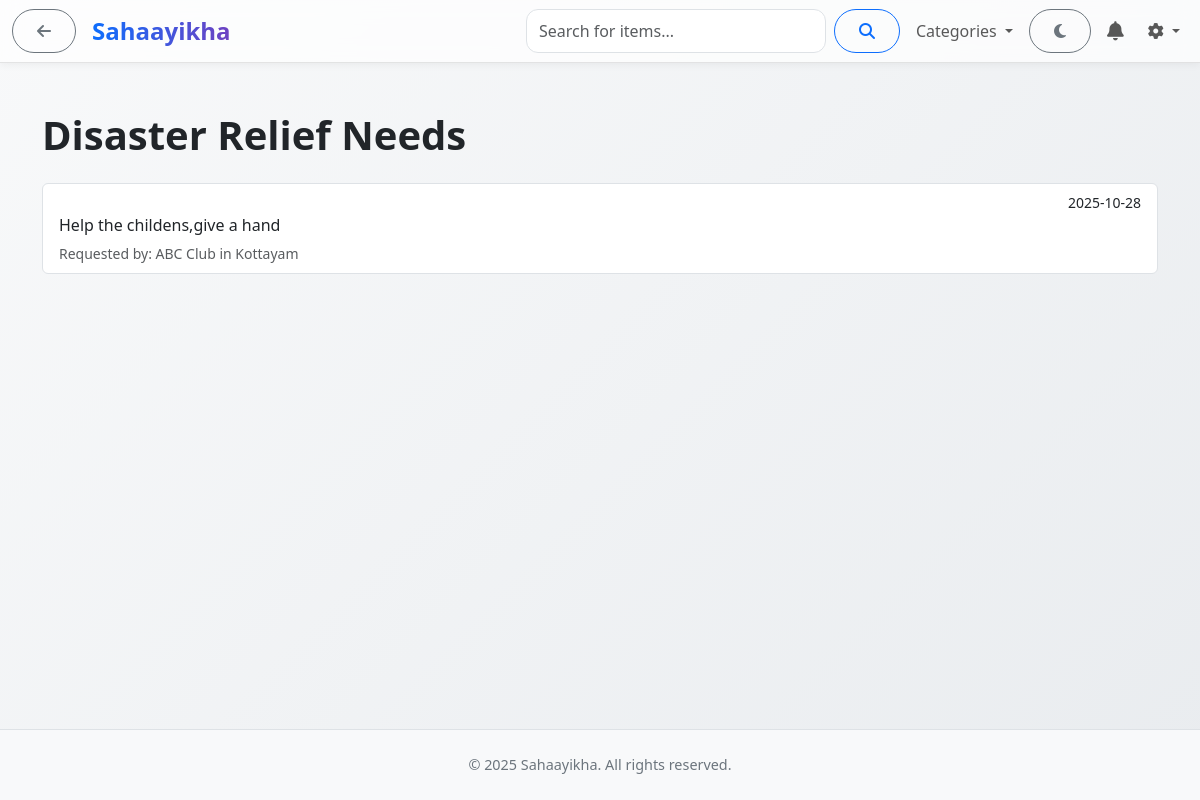
The app's page /disaster-relief (signed in), older data.
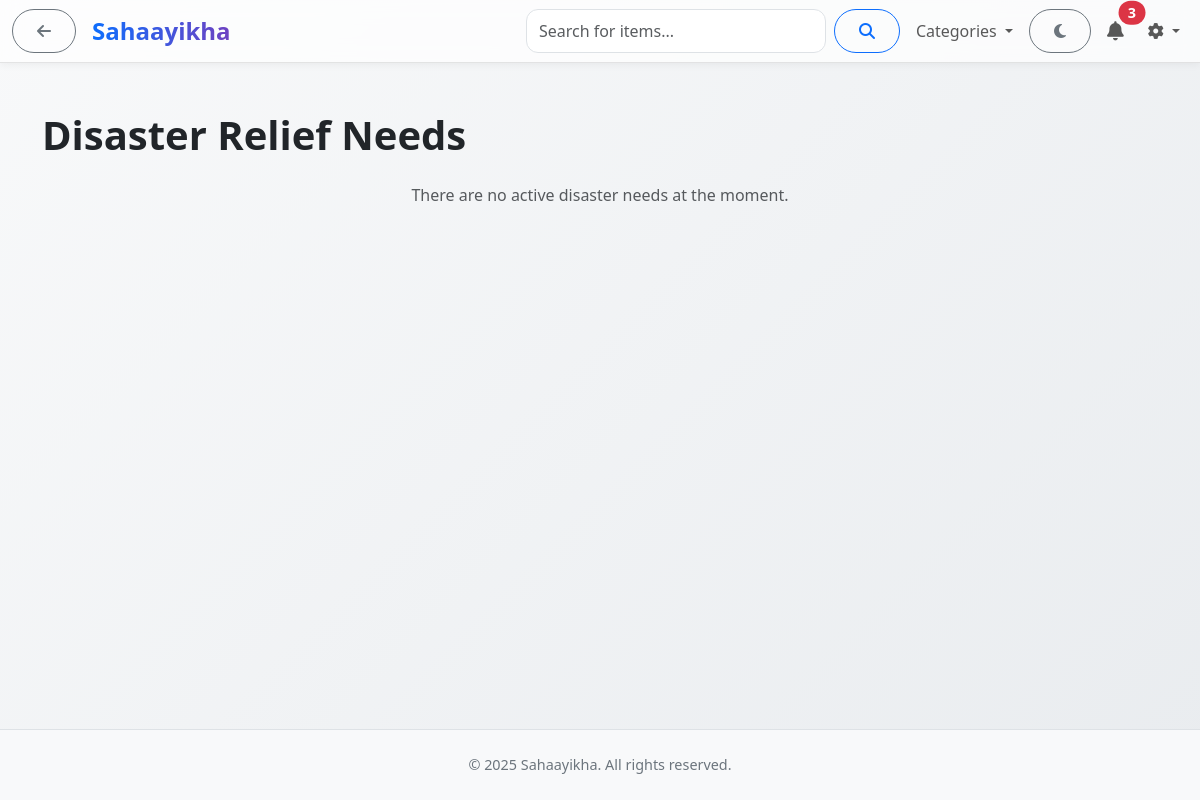
The same page, newer data.
### app/models.py (models this page shows, shortened)
class DisasterNeed(db.Model):
    __tablename__ = "disaster_needs"
    need_id = db.Column(db.Integer, primary_key=True)
    org_id = db.Column(db.Integer, db.ForeignKey("organizations.org_id"), nullable=False, index=True)
    title = db.Column(db.String(255), nullable=True)
    categories = db.Column(db.Text, nullable=True)
    description = db.Column(db.Text, nullable=False)
    location = db.Column(db.String(255), index=True)
    posted_at = db.Column(db.DateTime, default=datetime.utcnow, index=True)
    status = db.Column(db.String(50), default="Active", index=True)
    donation_offers = db.relationship("DonationOffer", backref="need", lazy="dynamic")
    chat_sessions = db.relationship("ChatSession", back_populates="disaster_need", foreign_keys="ChatSession.disaster_need_id")

class Organization(UserMixin, db.Model):
    __tablename__ = "organizations"
    org_id = db.Column(db.Integer, primary_key=True)
    name = db.Column(db.String(255), nullable=False)
    email = db.Column(db.String(255), unique=True, nullable=False)
    password = db.Column(db.String(255), nullable=False)
    phone = db.Column(db.String(100))
    location = db.Column(db.String(255))
    profile_picture = db.Column(db.String(255), nullable=True)
    status = db.Column(db.String(50), default="Pending")
    registered_at = db.Column(db.DateTime, default=datetime.utcnow)
    description = db.Column(db.Text, nullable=True)
    otp = db.Column(db.String(6), nullable=True)
    otp_expiry = db.Column(db.DateTime, nullable=True)
    is_verified = db.Column(db.Boolean, default=False)
    disaster_needs = db.relationship("DisasterNeed", backref="organization", lazy="dynamic")
    donation_offers = db.relationship('DonationOffer', backref='organization', lazy='dynamic') # Offers received
    chat_sessions = db.relationship("ChatSession", foreign_keys="ChatSession.participant_org_id", lazy="dynamic", back_populates="participant_org")
    bookmarks = db.relationship("Bookmark", foreign_keys="Bookmark.org_id", lazy="dynamic", cascade="all, delete-orphan")

### app/routes.py (the view)
@main.route("/disaster-relief")
@login_required
@role_required("user") # Only users view the feed this way
def disaster_relief_feed():
    needs = DisasterNeed.query.filter_by(status='Active').order_by(DisasterNeed.posted_at.desc()).all()
    return render_template("features/disaster_relief_feed.html", needs=needs)

### app/models.py (called while the page is built)
    @reconstructor
    def init_on_load(self):
        self._other_user_instance = None # Cache for get_other_user

### app/routes.py (called while the page is built)
@login_manager.user_loader
def load_user(user_id):
    try:
        prefix, id_str = user_id.split(":")
        id_val = int(id_str)
    except Exception:
        return None
    if prefix == "user":
        return User.query.get(id_val)
    if prefix == "admin":
        return Admin.query.get(id_val)
    if prefix == "org":
        return Organization.query.get(id_val)
    return None

@main.after_request
def add_header(response):
    response.headers['Cache-Control'] = 'no-store, no-cache, must-revalidate, post-check=0, pre-check=0, max-age=0'
    response.headers['Pragma'] = 'no-cache'
    response.headers['Expires'] = '-1'
    return response

### app/templates/features/disaster_relief_feed.html (shortened to what this page needs)
{% extends "base.html" %}
{% block content %}
<div class="container py-5">
    <h1 class="fw-bold mb-4">Disaster Relief Needs</h1>
    <div class="list-group">
        {% for need in needs %}
            <a href="{{ url_for('main.make_donation_offer', need_id=need.need_id) }}" class="list-group-item list-group-item-action flex-column align-items-start">
                <div class="d-flex w-100 justify-content-between">
                    <small>{{ need.posted_at.strftime('%Y-%m-%d') }}</small>
                </div>
                <p class="mb-1">{{ need.description }}</p>
                <small class="text-muted">Requested by: {{ need.organization.name }} in {{ need.location }}</small>
            </a>
        {% else %}
            <p class="text-center text-muted">There are no active disaster needs at the moment.</p>
        {% endfor %}
    </div>
</div>
{% endblock %}

Row changes from the older to the newer data that the page shows:
no longer on this page (row edited): DisasterNeed: posted_at "2025-10-28", description "Help the childens,give a hand", organization.name "ABC Club", location "Kottayam"
Text that changed along with them:
{{ unread_count }}: (not shown) → "3"
text now shown: "There are no active disaster needs at the moment."
